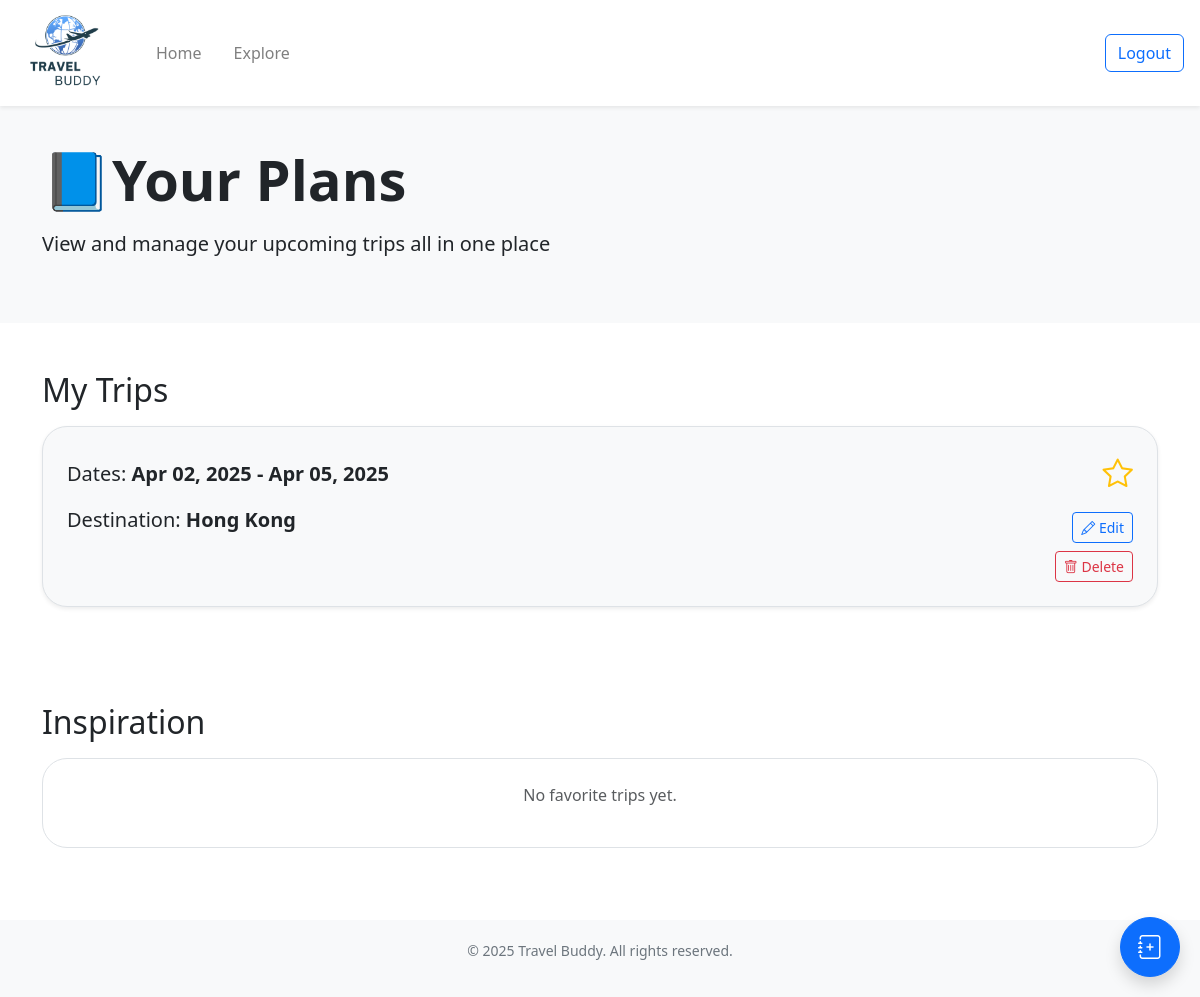
Screenshot of /home (signed in) with the database file from the repository.
### website/models.py (models this page shows)
class Trip(db.Model):
    __tablename__ = 'trip'
    id = db.Column(db.Integer, primary_key=True)
    destination = db.Column(db.String(200), nullable=False)
    start_date = db.Column(db.Date, nullable=False)
    end_date = db.Column(db.Date, nullable=False)
    travelers = db.Column(db.Integer)
    budget = db.Column(db.Integer)
    public = db.Column(db.Boolean, default=False)  # for sharing on explore page (False = private, True = public)
    starred = db.Column(db.Boolean, default=False)
    user_id = db.Column(db.Integer, db.ForeignKey('user.id'))           # each trip belongs to a user
    flights = db.relationship('Flight', backref='trip', cascade="all, delete-orphan")
    hotels = db.relationship('Hotel', backref='trip', cascade="all, delete-orphan")
    activities = db.relationship('Activity', backref='trip', cascade="all, delete-orphan")
    bookings = db.relationship('Booking', backref='trip', cascade="all, delete-orphan")

### website/views.py (the view)
@views.route('/home')
@login_required
def home():
    trips = Trip.query.filter_by(user_id=current_user.id).order_by(Trip.starred.desc(), Trip.start_date.asc()).all()
    favorites = db.session.query(Trip).join(Favorites).filter(Favorites.user_id == current_user.id).all()
    favorites_id = {fav.trip_id for fav in Favorites.query.filter_by(user_id=current_user.id).all()}
    public_trips = Trip.query.filter_by(public=True).all()
    for trip in public_trips:
        trip.liked = trip.id in favorites_id
    return render_template("home.html", user=current_user, trips=trips, favorites=favorites)

### website/__init__.py (called while the page is built)
def create_app():
    app = Flask(__name__)
    app.config['SECRET_KEY'] = 'asdfa asdfa'
    app.config['SQLALCHEMY_DATABASE_URI'] = f'sqlite:///{DB_NAME}'
    app.config['DATABASE'] = os.path.join(app.instance_path, DB_NAME)
    db.init_app(app)
    from .views import views
    from .auth import auth
    app.register_blueprint(views, url_prefix='/')
    app.register_blueprint(auth, url_prefix='/')
    from .models import User
    with app.app_context():
        if not path.exists(DB_NAME):
            db.create_all()
            print("Database created successfully")
    login_manager = LoginManager()
    login_manager.login_view = 'auth.login'
    login_manager.init_app(app)
    @login_manager.user_loader
    def load_user(id):
        return User.query.get(int(id))
    return app

### website/templates/home.html (shortened to what this page needs)
<!DOCTYPE html>
<html>
  <head>
    <link rel="stylesheet" href="https://stackpath.bootstrapcdn.com/bootstrap/4.4.1/css/bootstrap.min.css" />
    <link href="https://cdn.jsdelivr.net/npm/bootstrap-icons/font/bootstrap-icons.css" rel="stylesheet" />
    <link rel="stylesheet" href="https://stackpath.bootstrapcdn.com/font-awesome/4.7.0/css/font-awesome.min.css" />
    <link href="https://cdn.jsdelivr.net/npm/bootstrap@5.3.3/dist/css/bootstrap.min.css" rel="stylesheet" />
    <link href="https://cdnjs.cloudflare.com/ajax/libs/font-awesome/6.4.0/css/all.min.css" rel="stylesheet" />
  </head>
  <body class="min-vh-100 d-flex flex-column">
    <nav class="navbar navbar-expand-lg navbar-light bg-white shadow-sm">
      <a class="navbar-brand ms-3" href="/home">
        <img src="{{ url_for('static', filename='images/logo.png') }}" class="d-inline-block align-top logo-nav" />
      </a>
      <div class="collapse navbar-collapse" id="navbar">
        <ul class="navbar-nav">
          <li class="nav-item">
            <a class="nav-link ms-3" href="/home">Home</a>
          </li>
          <li class="nav-item">
            <a class="nav-link ms-3" href="/explore">Explore</a>
          </li>
        </ul>
        <br />
        <ul class="navbar-nav ms-auto">
          <li class="nav-item">
            <a class="btn btn-outline-primary ms-3 me-3" id="logout" href="/" role="button">Logout</a>
          </li>
        </ul>
      </div>
    </nav>
    <section class="hero">
      <div class="container">
        <h1 class="display-4 font-weight-bold">📘Your Plans</h1>
        <p class="lead mt-3 mb-4">View and manage your upcoming trips all in one place</p>
      </div>
    </section>
    <section class="container my-5">
      <h2 class="mb-3">My Trips</h2>
      {% if trips %} {% for trip in trips %} {% set view_url = url_for('views.view_plan', trip_id=trip.id) %}
      <div class="plan-card mb-4 p-4 shadow-sm clickable-card" onclick="window.location.href='{{ view_url }}';" style="cursor: pointer">
        <div class="d-flex justify-content-between align-items-start">
          <div>
            <p class="fs-5">Dates: <strong>{{ trip.start_date.strftime('%b %d, %Y') }} - {{ trip.end_date.strftime('%b %d, %Y') }}</strong></p>
            <p class="fs-5">Destination: <strong>{{ trip.destination }}</strong></p>
          </div>
          <div class="ms-3 d-flex flex-column align-items-end" onclick="event.stopPropagation();">
            <button type="button" class="btn p-0 border-0 bg-transparent mb-3" onclick="toggleStar(this)" data-trip-id="{{ trip.id }}">
              <i class="bi {% if trip.starred %}bi-star-fill{% else %}bi-star{% endif %}" style="font-size: 1.9rem; color: #ffc107"></i>
            </button>
            <a href="{{ url_for('views.edit_plan', trip_id=trip.id) }}" class="btn btn-sm btn-outline-primary mb-2"> <i class="bi bi-pencil"></i> Edit </a>
            <button type="submit" class="btn btn-sm btn-outline-danger" data-bs-toggle="modal" data-bs-target="#confirmDeleteModal-{{ trip.id }}"><i class="bi bi-trash"></i> Delete</button>
          </div>
        </div>
      </div>
      {% endfor %}
      {% endif %} {% if favorites %}
      <h3 class="mt-4 mb-3">Inspiration</h3>
      <div class="row">
        {% for trip in favorites %}
        <div class="col-md-4 mb-3">
          <div class="card shadow-sm">
            <button class="like-btn btn btn-link p-0 position-absolute" data-trip-id="{{ trip.id }}" style="top: 10px; right: 10px; z-index: 10; font-size: 1.5rem; color: red">
              <i class="{% if trip.liked %}fas{% else %}far{% endif %} fa-heart"></i>
            </button>
            <div class="card-body">
              <h5 class="card-title">{{ trip.destination }}</h5>
              <p class="card-text">
                Duration: {{ (trip.end_date - trip.start_date).days + 1 }} day{{ 's' if (trip.end_date - trip.start_date).days + 1 != 1 else '' }}<br />
                Travelers: {{ trip.travelers }}<br />
                Budget: ${{ trip.budget }}
              </p>
              <a href="{{ url_for('views.explore_plan', trip_id=trip.id) }}" class="btn btn-outline-primary">View Trip</a>
            </div>
          </div>
        </div>
        {% endfor %}
      </div>
      {% else %}
      <br />
      <br />
      <div>
        <h2 class="mt-4 mb-3">Inspiration</h2>
        <div class="card mb-4 p-4 text-center text-muted">
          <p>No favorite trips yet.</p>
        </div>
      </div>
      {% endif %}
    </section>
    <a href="/create-plan" class="btn btn-primary rounded-circle shadow floating-button" title="Add New Plan">
      <i class="bi bi-journal-plus"></i>
    </a>
    <footer class="footer mt-auto">
      <div class="container">
        <p>© 2025 Travel Buddy. All rights reserved.</p>
      </div>
    </footer>
  </body>
</html>

### website/templates/home.html (style rules this page uses)
.hero { background: #f8f9fa; padding: 40px 0; text-align: left; }
.footer { background: #f8f9fa; padding: 20px 0; text-align: center; font-size: 14px; color: #6c757d; }
.logo-nav { width: 100px; height: 80px; object-fit: contain; }
.plan-card { border-radius: 25px; background-color: #f8f9fa; border: 1px solid #dee2e6; transition: box-shadow 0.2s ease; }
.floating-button { position: fixed; bottom: 20px; right: 20px; width: 60px; height: 60px; font-size: 24px; display: flex; align-items: center; justify-content: center; z-index: 1050; padding: 0; }
.floating-button i { line-height: 1; margin: 0; }
.card { border-radius: 25px; border: 1px solid #dee2e6; }

### rows the page displays
Trip: start_date "Apr 02, 2025", end_date "Apr 05, 2025", destination "Hong Kong", starred False (drawn)
